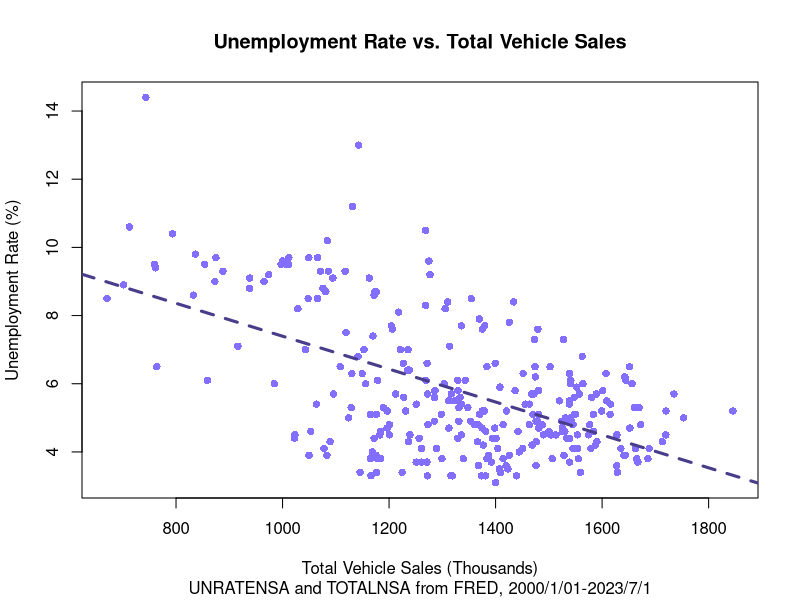
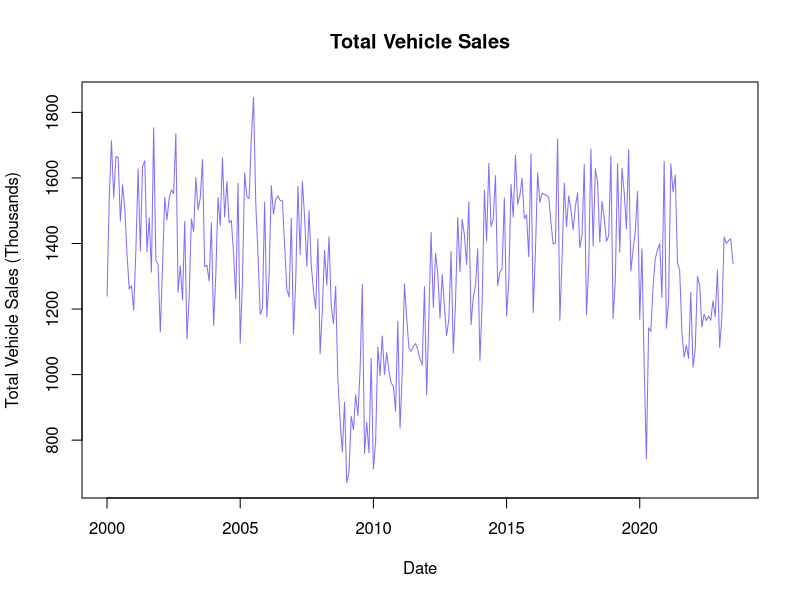
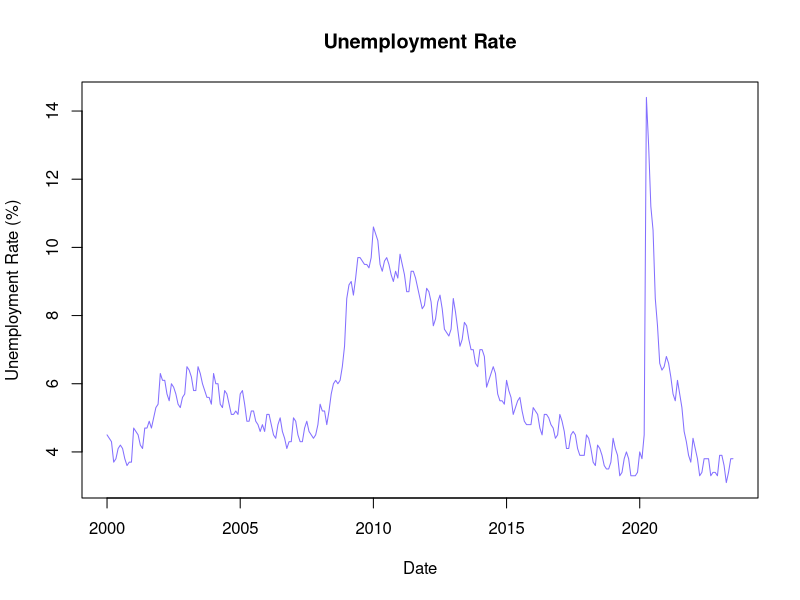
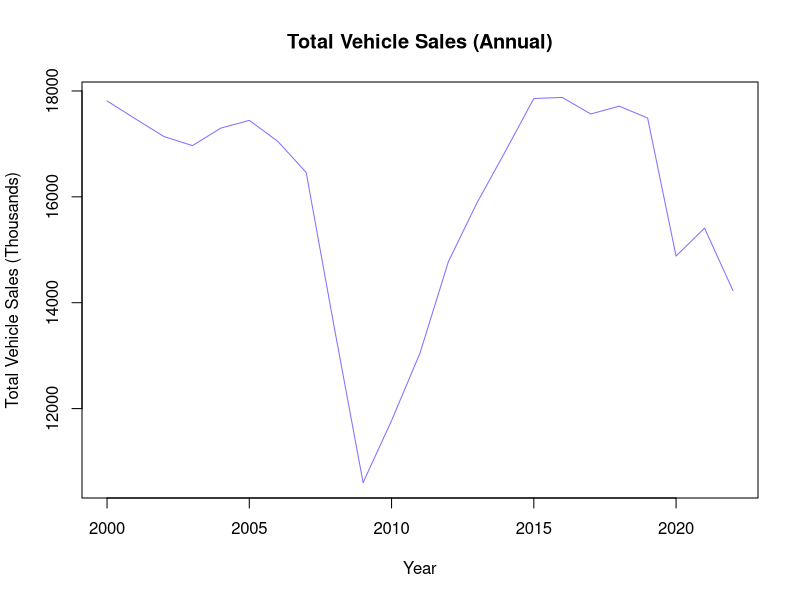
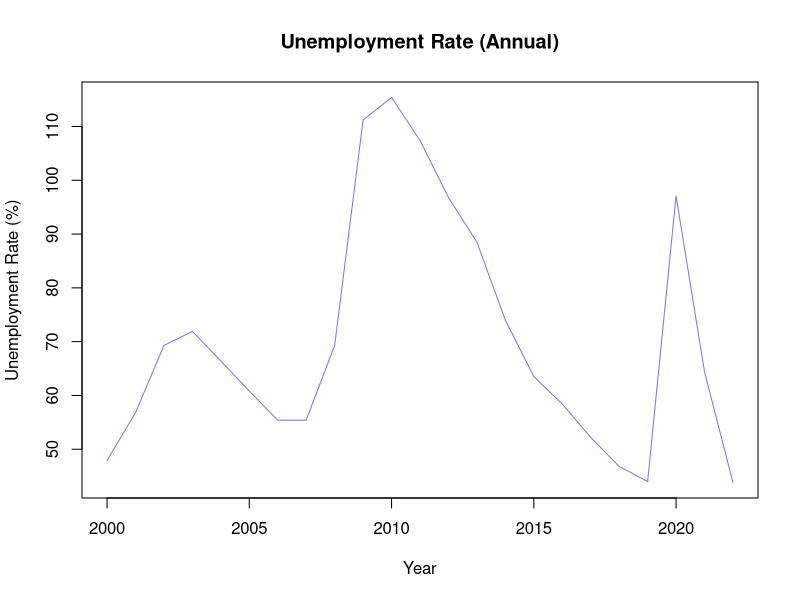
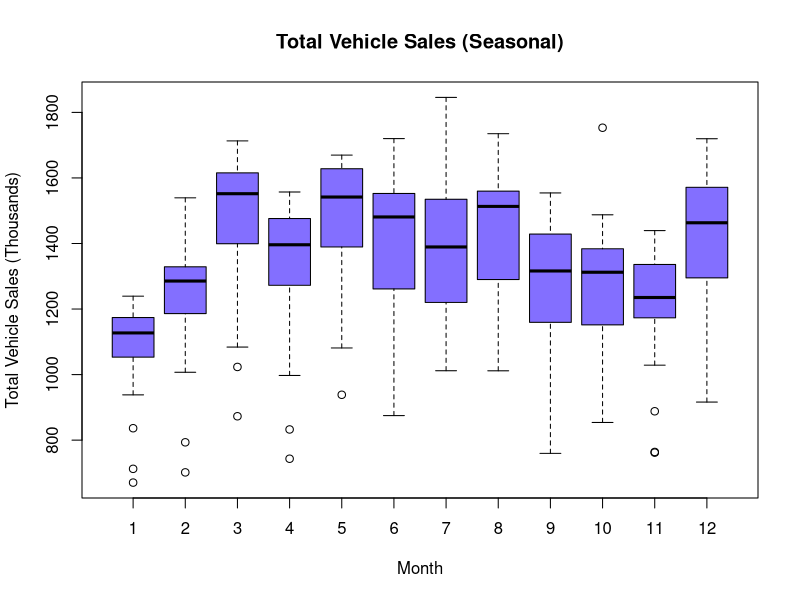
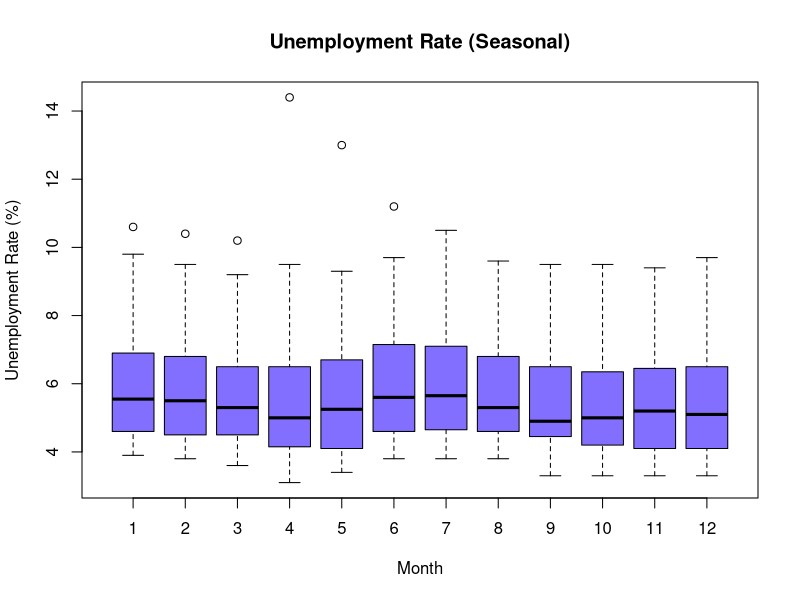
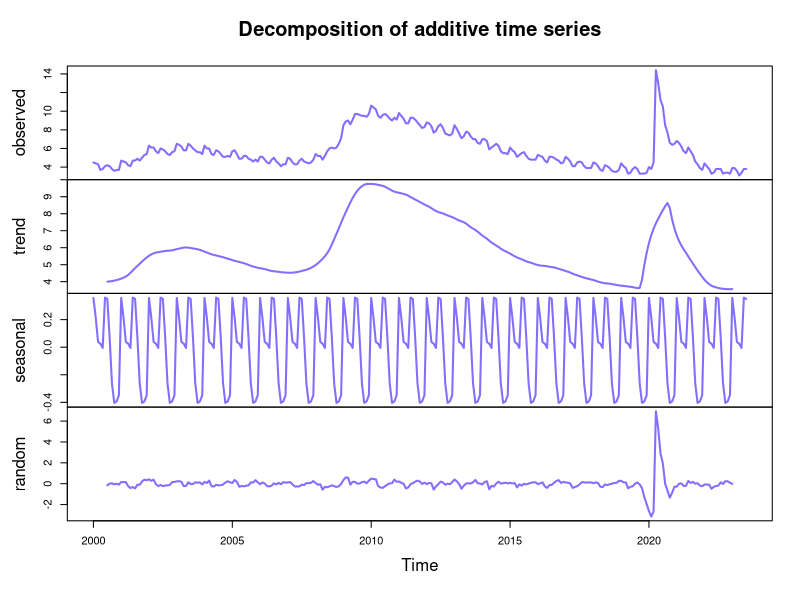

Generate these figures, in order, with R:
## ---- chunk 1
# Step 1
# Create a scalar named "x" that calculates
# (((12000 * 45) - 10) / 5000) * 2^3. What is the answer?

x <- (((12000 * 45) - 10) / 5000) * 2^3
paste("The answer is", round(x, dig = 2))

# Step 2
# Create a character/string vector that include you name, where your first name is the first element of the vector and your last name is the second element.

name <- c("Nathan", "Riley")
paste("My name is", name[1], name[2])
## ---- chunk 2
# Step 3
# Load the data into R.

unrate <- read.csv("Unemployment Rate.csv")
sales <- read.csv("Total Vehicle Sales.csv")

# Merge data
data <- merge(unrate, sales, by = "DATE")
head(data)

# Rename columns to date, sales, and unrate
colnames(data) <- c("DATE", "UNRATE", "SALES")
head(data)
## ---- chunk 3
# Step 4
# What is the mean unemployment rate over this period?

q4 <- mean(data$UNRATE)
q4 <- formatC(q4, digits = 2, format = "f")
paste("Mean of unemployment rate is ", q4, "%", sep = "")

# Step 5
# What is the standard deviation of the unemployment rate over this period?

q5 <- sd(data$UNRATE)
q5 <- formatC(q5, digits = 2, format = "f")
paste("Standard Deviation of unemployment rate is ", q5, "%", sep = "")

# Step 6
# What is the mean monthly total vehicle sales over this period? Specify units.

q6 <- mean(data$SALES) # Thousands of units
q6 <- formatC(q6, digits = 2, format = "f", big.mark = ",")
paste("Average monthly vehicle sales is", q6, "Thousand Units")

# Step 7
# What is the standard deviation of monthly total vehicle sales over this period?

q7 <- sd(data$SALES)
q7 <- formatC(q7, digits = 2, format = "f", big.mark = ",")
paste("Standard deviation of monthly vehicle sales is", q7, "Thousand Units")
## ---- chunk 4
# Step 8
# Create a scatterplot with total vehicle sales on the X-axis and the unemployment rate on the Y-axis.
# Label the axes and give the graph a title.
plot(data$SALES, # X
     data$UNRATE, # Y
     main = "Unemployment Rate vs. Total Vehicle Sales",
     xlab = "Total Vehicle Sales (Thousands)",
     ylab = "Unemployment Rate (%)",
     sub = "UNRATENSA and TOTALNSA from FRED, 2000/1/01-2023/7/1",
     col = "slateblue1",
     pch = 16,
)

# Step 9
# Estimate a simple linear regression model where the unemployment reate is the dependent variable and the total vehicle sales is the explanatory variable.
# Display the output (ie., coefficients, t-values, p-values, R², etc.)
# What is your interpretation of the output.

q9 <- lm(data$UNRATE ~ data$SALES)
summary(q9)

# Step 10
# Add the regression line to the scatterplot.

abline(q9,
  col = "darkslateblue",
  lwd = 3,
  lty = 2
)
## ---- chunk 5
# Step 11
# What is the correlation of the unemployment rate and total vehicle sales?
# Is this strong or weak? Positive or Negative?

q11 <- round(cor(data$UNRATE, data$SALES), dig = 2)
q11
## ---- chunk 6
# Step 13
# Find another data series that you think might explain the unemployment rate.
# Import it into R, and estimate a multiple regression model with the unemployment rate as the dependent variable, total vehicle sales as one of the explanatory variables, and your new variable as another explanatory variable.
# Show and interpret the output.

pce <- read.csv("Personal Consumption Expenditures.csv")
data <- merge(data, pce, by = "DATE")

colnames(data[4]) <- "PCE"

head(data) # DATE UNRATE SALES PCE

q13a <- lm(data$UNRATE ~ data$SALES + data$PCE)
q13b <- lm(data$UNRATE ~ data$PCE)

summary(q13a)
summary(q13b)
## ---- chunk 7
# Now, use the ts() function to create new variables for the unemployment rate and total vehicle sales, where each is stored as a time-series object.
tvm_ts <- ts(data$SALES, start = c(2000, 1), end = c(2023, 7), frequency = 12)

ue_ts <- ts(data$UNRATE, start = c(2000, 1), end = c(2023, 7), frequency = 12)

# Step 14:
# Plot each series individually (as a line graph, with labeled axes and a title). What do you notice?

plot(tvm_ts,
    main = "Total Vehicle Sales",
    xlab = "Date",
    ylab = "Total Vehicle Sales (Thousands)",
    col = "slateblue1",
    pch = 16,
    type = "l"
)

plot(ue_ts, # X
    main = "Unemployment Rate",
    xlab = "Date",
    ylab = "Unemployment Rate (%)",
    col = "slateblue1",
    pch = 16, # Marker Shape
    type = "l"
)
## ---- chunk 8
# Step 15:
# For each, plot the annual series (using the aggregate() function)
# What do you notice?

# Plot Total Vehicle Sales
plot(aggregate(tvm_ts, FUN = sum),
  main = "Total Vehicle Sales (Annual)",
  xlab = "Year",
  ylab = "Total Vehicle Sales (Thousands)",
  col = "slateblue1",
  pch = 16,
  type = "l"
)

plot(aggregate(ue_ts, FUN = sum),
  main = "Unemployment Rate (Annual)",
  xlab = "Year",
  ylab = "Unemployment Rate (%)",
  col = "slateblue1",
  pch = 16,
  type = "l"
)

## ---- chunk 9
# Step 16
# For each, create a boxplot showing the seasonal component.
# What do you notice?

boxplot(tvm_ts ~ cycle(tvm_ts),
  main = "Total Vehicle Sales (Seasonal)",
  xlab = "Month",
  ylab = "Total Vehicle Sales (Thousands)",
  col = "slateblue1"
)

boxplot(ue_ts ~ cycle(ue_ts),
  main = "Unemployment Rate (Seasonal)",
  xlab = "Month",
  ylab = "Unemployment Rate (%)",
  col = "slateblue1"
)
## ---- chunk 10
# Step 17
# For each, create a figure that shows plots of the observed series’ decomposition into the trend, seasonal, and random components of the observed data.

ue_decomp <- decompose(ue_ts)
tvs_decomp <- decompose(tvm_ts)

plot(ue_decomp,
  col = "slateblue1",
  lw = 2
)
plot(tvs_decomp,
  col = "slateblue1",
  lw = 2
)
